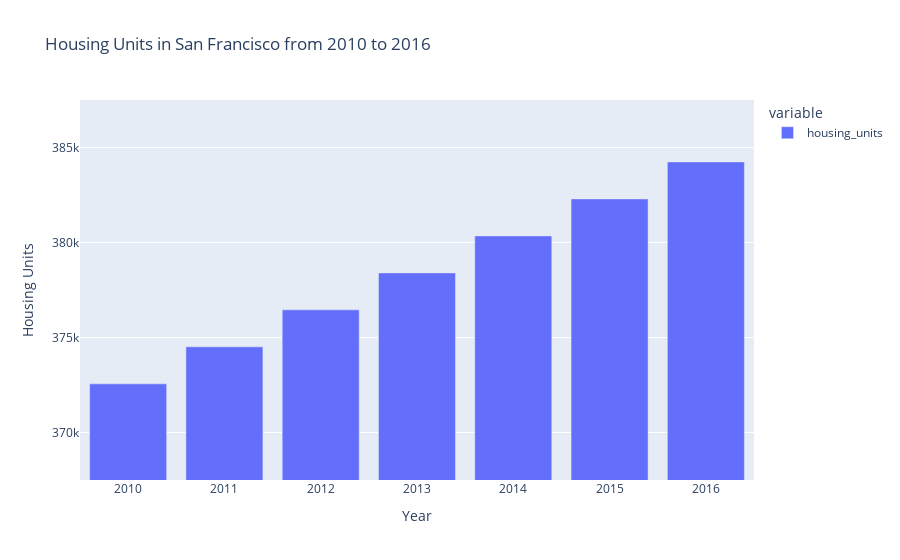

Notebook source saved alongside this figure:
### Code cell
# Use the Pandas plot function to plot the average housing units per year.
# Note: You will need to manually adjust the y limit of the chart using the min and max values from above.

housing_units_per_yr_fig= px.bar(housing_units_per_yr,
                                 title='Housing Units in San Francisco from 2010 to 2016', 
                                 labels={'value':'Housing Units', 'year':"Year"},
                                 range_y=(367500, 387500),)

housing_units_per_yr_fig

# Optional Challenge: Use the min, max, and std to scale the y limits of the chart

### Figure 1 — Plotly figure (JSON) as saved in the notebook; plotly's stock layout.template omitted (floating-point values rounded to 4 significant figures)
{"data": [{"alignmentgroup": "True", "hovertemplate": "variable=housing_units<br>Year=%{x}<br>Housing Units=%{y}<extra></extra>", "legendgroup": "housing_units", "marker": {"color": "#636efa", "pattern": {"shape": ""}}, "name": "housing_units", "offsetgroup": "housing_units", "orientation": "v", "showlegend": true, "textposition": "auto", "type": "bar", "x": [2010, 2011, 2012, 2013, 2014, 2015, 2016], "xaxis": "x", "y": [372560, 374507, 376454, 378401, 380348, 382295, 384242], "yaxis": "y"}], "layout": {"autosize": true, "barmode": "relative", "legend": {"title": {"text": "variable"}, "tracegroupgap": 0}, "title": {"text": "Housing Units in San Francisco from 2010 to 2016"}, "xaxis": {"anchor": "y", "autorange": true, "domain": [0, 1], "range": [2010.0, 2016.0], "title": {"text": "Year"}, "type": "linear"}, "yaxis": {"anchor": "x", "domain": [0, 1], "range": [367500, 387500], "title": {"text": "Housing Units"}, "type": "linear"}}}
